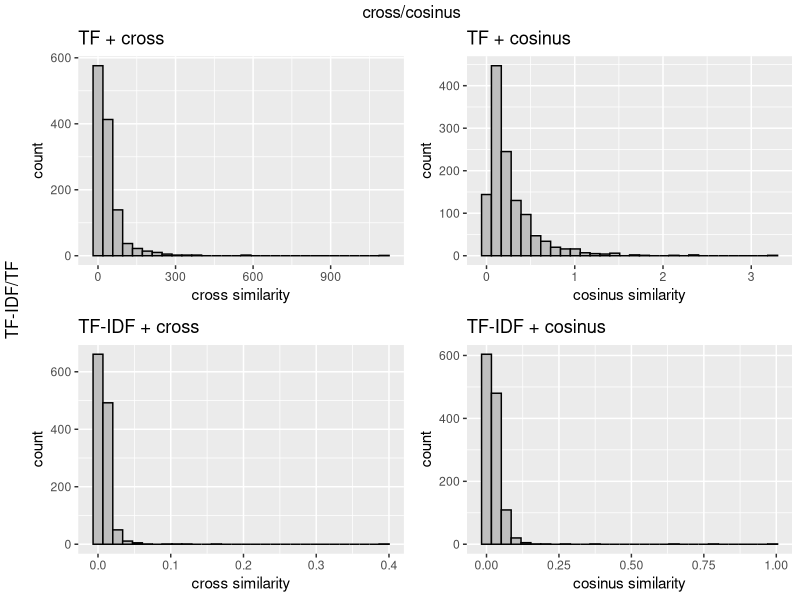

The R script that drew this image:
library(tm)
library(dplyr)
library(tidytext)
library(gridExtra)
library(tidyverse)
library(ggplot2)

rm(list = ls())

findMaxIdx <- function(matrix){
  
  max_indx <- as.vector(which(matrix==max(matrix), arr.ind=T))
  
  return(max_indx)
}

get_TF_matrix <- function(corpus){
  
  tdm <- TermDocumentMatrix(corpus, control = list(
    removePunctuation = TRUE, stopwords = TRUE, stemming = TRUE))
  tdm <- as.matrix(tdm)
  
  return(tdm)
}

get_TFIDF_matrix <- function(corpus){
  
  tdm <- TermDocumentMatrix(corpus, control = list(
    removePunctuation = TRUE, stopwords = TRUE, stemming = TRUE, weighting = weightTfIdf))
  tdm <- as.matrix(tdm)
  
  return(tdm)
}

make_cross_hist <- function(corpus, type){
  
  if(type == "TF"){
    tdm <- get_TF_matrix(corpus)
  } else {
    tdm <- get_TFIDF_matrix(corpus)
  }

  tdm <- crossprod(tdm)
  
  tdm_ <- tdm[upper.tri(tdm)]
  
  data <- as.data.frame(tdm_)
  
  max_sim <- max(tdm_)
  
  max_indx <- findMaxIdx(tdm - diag(max(tdm), nrow(tdm),ncol(tdm)))
  
  print(paste("Maximum", type, "cross similarity:", round(max_sim, 4), sep = " "))
  print(paste("For documents:", max_indx[1],"and" , max_indx[2], sep = " "))
  writeLines("\n")
  
  g <- ggplot(data, aes(x=tdm_)) + geom_histogram(color="black", fill="grey") + xlab("cross similarity") + 
    ggtitle(paste(type,"+ cross"))
  
  return(g)
}

make_cos_hist <- function(corpus, type){
  
  if(type == "TF"){
    tdm <- get_TF_matrix(corpus)
  } else {
    tdm <- get_TFIDF_matrix(corpus)
  }
  
  f2 <- function(x) sqrt(sum(x^2))
  
  tdm <- (crossprod(tdm) / (apply(tdm, 2, f2) * apply(tdm, 2, f2))) %>% round(6)
  
  tdm_ <- tdm[upper.tri(tdm)]
  
  data <- as.data.frame(tdm_)
  
  max_sim <- max(tdm_)
  
  max_indx <- findMaxIdx(tdm - diag(max(tdm), nrow(tdm),ncol(tdm)))
  
  print(paste("Maximum", type, "cosinus similarity:", round(max_sim, 4), sep = " "))
  print(paste("For documents:", max_indx[1],"and" , max_indx[2], sep = " "))
  writeLines("\n")
  g <- ggplot(data, aes(x=tdm_)) + geom_histogram(color="black", fill="grey") + xlab("cosinus similarity") + 
    ggtitle(paste(type,"+ cosinus"))
  
  return(g)
}

data("acq")

g1 <- make_cross_hist(acq, "TF")
g2 <- make_cross_hist(acq, "TF-IDF")
g3 <- make_cos_hist(acq, "TF")
g4 <- make_cos_hist(acq, "TF-IDF")

g <- grid.arrange(g1,g3,g2,g4, ncol=2, nrow=2, left = "TF-IDF/TF", top = "cross/cosinus")
